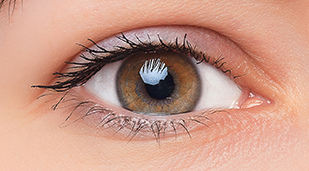
#> input picture lab4/hog/eye.png, 309 x 171 px
$ jupyter execute --allow-errors homework_4.ipynb
#> lines starting #> are read from the running program, lines starting #| are printed output that depends on the picture; after the words box and inside, x2 and y2 are one past the last pixel; in counts of white or black regions, pixels touching at a corner belong together
# Homework 4

# Задача №1 - Хвост кита

Не так давно на kaggle было соревнование по классификации горбатых китов по снимках их хвостов. Одним из приемов для улучшения работы нейронной сети было выделение маски хвоста. Затем по этой маске вырезался хвост на исходном изображении, нормировался, отображался на черный фон и подавался нейронной сети на вход.

Ваша задача - написать программу, которая совершит предобработку картинки, описанную выше. Т.е. найти маску хвоста, по маске вырезать из исходного изображения хвост, нормировать изображение хвоста так, чтобы оно всегда имело один заданный размер и равномерно занимало место, то есть, если хвост был повернут, его нужно выпрямить.

Изображения хвостов находятся в папке whale_tail/images к этому занятию. Разметка картинок (маски хвостов) лежат в папке whale_tail/ground_truth. После выделения хвоста посчитайте IoU для каждой картинки (ипсользуя маски из whale_tail/ground_truth)

<table><tr>
    <td>
    <td>  </td>

</tr></table>

# IoU
 Intercetion over union - число от 0 до 1, показывающее, насколько у двух объектов (эталонного (ground true) и текущего) совпадает внутренний “объем”.

<table><tr>
    <td>

</tr></table>

[cell 1]
import numpy as np
import matplotlib.pyplot as plt

# [22 lines left out: function plot_one_image, not called in this run]

[cell 2]
import cv2

# [54 lines left out: function extract_and_normalize_tail, not called in this run]

[cell 3]
# [63 lines left out: functions calculate_iou, process_photos, not called in this run]

[cell 4]
from os import listdir
from os.path import isfile, join

dataset_path = 'whale_tail/images'
mask_path = 'whale_tail/ground_truth'

images_path = [join(dataset_path,f) for f in listdir(dataset_path) if isfile(join(dataset_path, f))]
#> (the rest of this cell did not finish here and is left out)

# Задача №2 - Найти шаблон на изображении с помощью HOG и кросс-корреляции

Ваша задача - написать программу, которая сможет найти шаблон одного глаза на нескольких изображениях, в том числе затемненных. Использовать нужно HOG представление изображений, поиск шаблона сделать с помощью кросс-корреляции

Изображение глаз человека и шаблон, который нужно на нем найти, находятся в папке hog

<table><tr>
    <td>
</tr></table>

<table><tr>
    <td>  </td>
      <td>  </td>
      <td>  </td>

</tr></table>

[cell 5]
from skimage.feature import hog

def prepare_image(img):
    """
    Подготавливает изображение: преобразует в оттенки серого (если необходимо) и применяет гистограммную эквализацию и размытие.

    Параметры:
        img (numpy.ndarray): Входное изображение.

    Возвращает:
        numpy.ndarray: Обработанное изображение.
    """
    # Преобразование в оттенки серого, если изображение цветное
    if len(img.shape) == 3:
        gray_img = cv2.cvtColor(img, cv2.COLOR_BGR2GRAY)
    else:
        gray_img = img

    # Применение гистограммной эквализации
    equalized_img = cv2.equalizeHist(gray_img)

    # Применение размытия по Гауссу
    blurred_img = cv2.GaussianBlur(equalized_img, (5, 5), 0)

    return blurred_img

[cell 6]
def calculate_hog_features(img, cell_size=(8, 8), block_size=(2, 2), num_bins=9):
    """
    Вычисляет HOG-признаки для изображения.

    Параметры:
        img (numpy.ndarray): Входное изображение.
        cell_size (tuple): Размер ячейки в пикселях.
        block_size (tuple): Размер блока в ячейках.
        num_bins (int): Количество ориентационных бинов.

    Возвращает:
        tuple: HOG-признаки и визуализация HOG.
    """
    # Вычисление HOG-признаков
    features, _ = hog(
        img, orientations=num_bins, pixels_per_cell=cell_size,
        cells_per_block=block_size, visualize=True
    )

    return features

[cell 7]
def locate_eye(img, eye_template, template_hog_features, template_size):
    """
    Находит глаз на изображении с использованием корреляции и HOG-признаков.

    Параметры:
        img (numpy.ndarray): Входное изображение.
        eye_template (numpy.ndarray): Шаблон глаза.
        template_hog_features (numpy.ndarray): HOG-признаки шаблона.
        template_size (tuple): Размер шаблона.

    Возвращает:
        tuple: Координаты глаза, значение корреляции и оценка HOG.
    """
    # Предварительная обработка изображения
    processed_img = prepare_image(img)

    # Поиск шаблона с использованием корреляции
    correlation_result = cv2.matchTemplate(processed_img, eye_template, cv2.TM_CCOEFF_NORMED)
    _, max_corr, _, max_pos = cv2.minMaxLoc(correlation_result)

    # Вырезание области вокруг найденной позиции
    x, y = max_pos
    window = processed_img[y:y + template_size[0], x:x + template_size[1]]

    # Проверка размера окна и вычисление HOG-оценки
    if window.shape == template_size:
        window_hog = calculate_hog_features(window)
        hog_score = np.sum(window_hog - template_hog_features)
    else:
        hog_score = -1

    return max_pos, max_corr, hog_score

[cell 8]
# Список путей к изображениям
image_paths = ["hog/eyes_dark.jpg", "hog/eyes.jpg", "hog/woman.jpg"]

# Загрузка шаблона глаза
template_path = "hog/eye.png"
template = cv2.imread(template_path, cv2.IMREAD_GRAYSCALE)
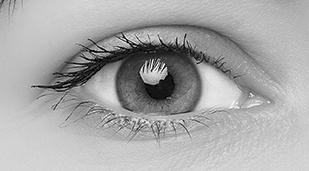
#> template: shape (171, 309); min 0, max 255, mean 168
template_size = template.shape
#> template_size = (171, 309)

# Вычисление HOG-признаков для шаблона
template_hog = calculate_hog_features(template)

# Обработка каждого изображения
for path in image_paths:
    img = cv2.imread(path)
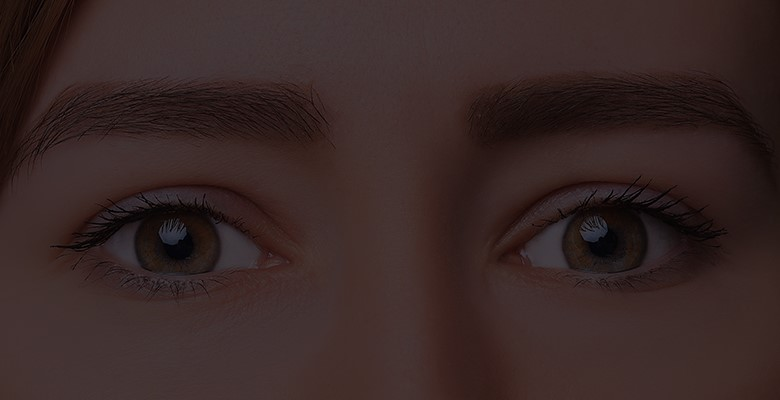
#> input picture lab4/hog/eyes_dark.jpg, 780 x 400 px
#> img is the input picture: shape (400, 780, 3); mean B, G, R 37.7, 39, 56

    # Поиск глаза на изображении
    eye_position, correlation_score, hog_score = locate_eye(img, template, template_hog, template_size)
#> in prepare_image, `equalized_img = cv2.equalizeHist(gray_img)`:
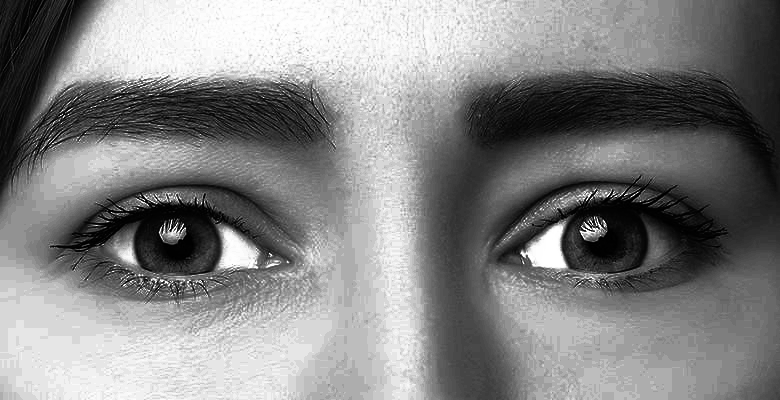
#> equalized_img: shape (400, 780); min 0, max 255, mean 131.5
#> in locate_eye, `correlation_result = cv2.matchTemplate(processed_img, eye_template, cv..`:
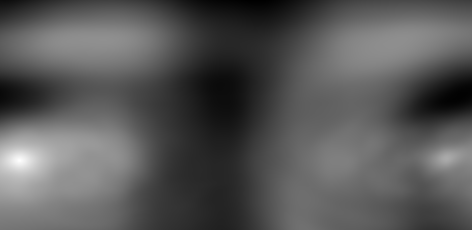
#> correlation_result: shape (230, 472) float32; min -0.35, max 0.891, mean 0.0768; drawn with min black and max white
#> in locate_eye, `_, max_corr, _, max_pos = cv2.minMaxLoc(correlation_result)`: max_corr = 0.891; max_pos = (19, 160)
#> in locate_eye, `x, y = max_pos`: x = 19; y = 160
#> in locate_eye, `window = processed_img[y:y + template_size[0], x:x + template_size[1]]`:
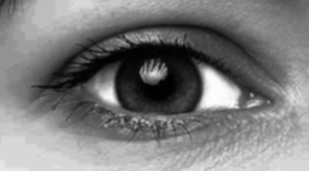
#> window: shape (171, 309); min 1, max 254, mean 124.1
#> in locate_eye, `hog_score = np.sum(window_hog - template_hog_features)`: hog_score = -494.4
#> eye_position = (19, 160); correlation_score = 0.891; hog_score = -494.4

    # Рисование прямоугольника вокруг найденного глаза
    if eye_position:
        x, y = eye_position
#> x = 19; y = 160
        h, w = template_size
#> h = 171; w = 309
        cv2.rectangle(img, (x, y), (x + w, y + h), (0, 0, 255), 2)
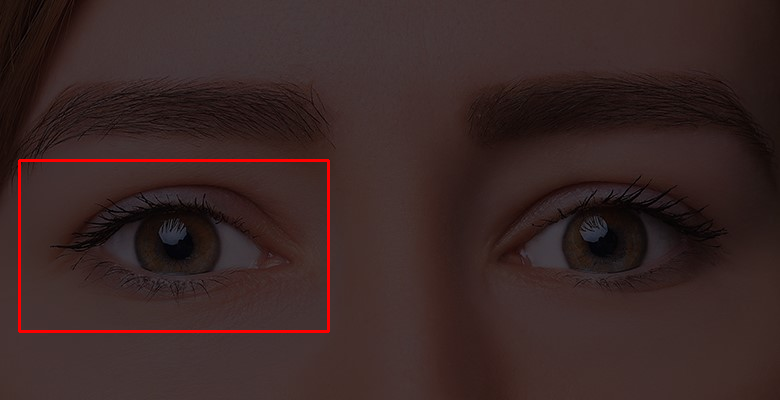
#> img: shape (400, 780, 3); 0.92% of pixels changed, all inside (x1, y1, x2, y2) = (18, 159, 330, 333)

    fig = plt.figure(figsize=(6, 6))
    # Отображение результата
    plt.imshow(cv2.cvtColor(img, cv2.COLOR_BGR2RGB))
    plt.axis('off')
    fig.text(1, 0.02, f"Score: {correlation_score:.4f}", fontsize=12, ha='center', color='blue')
    plt.show()
#> pass 2 of the loop `for path in image_paths:`:
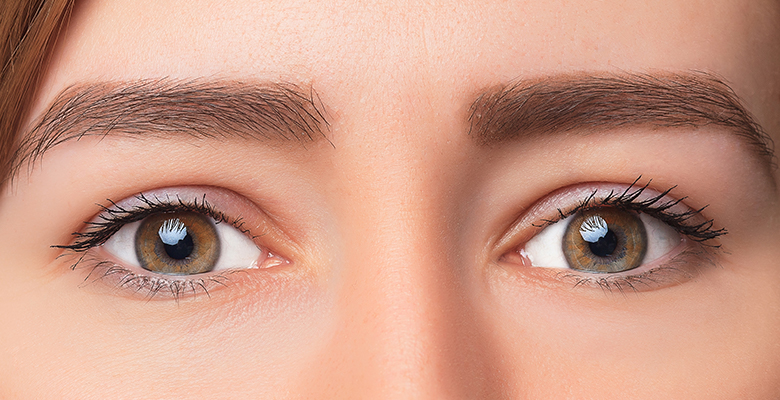
#> input picture lab4/hog/eyes.jpg, 780 x 400 px
#> img is the input picture: shape (400, 780, 3); mean B, G, R 135.3, 154.4, 203.7
#> max_corr = 0.892
#> in locate_eye (call 2), `window = processed_img[y:y + template_size[0], x:x + template_size[1]]`:
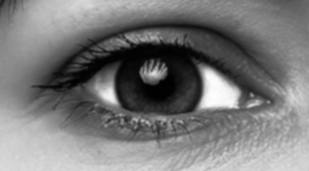
#> window: shape (171, 309); min 1, max 253, mean 120.8
#> in locate_eye (call 2), `hog_score = np.sum(window_hog - template_hog_features)`: hog_score = -424.2
#> `eye_position, correlation_score, hog_score = locate_eye(img, template,..`: correlation_score = 0.892; hog_score = -424.2
#> `cv2.rectangle(img, (x, y), (x + w, y + h), (0, 0, 255), 2)`:
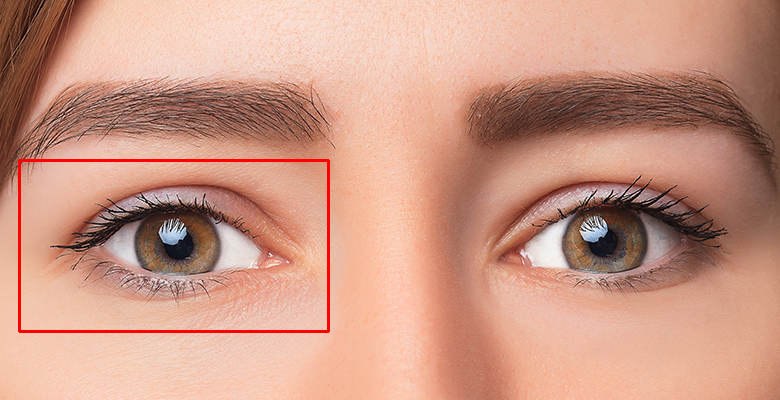
#> img: shape (400, 780, 3); 0.92% of pixels changed, all inside (x1, y1, x2, y2) = (18, 159, 330, 333)
#> pass 3 of the loop `for path in image_paths:`:
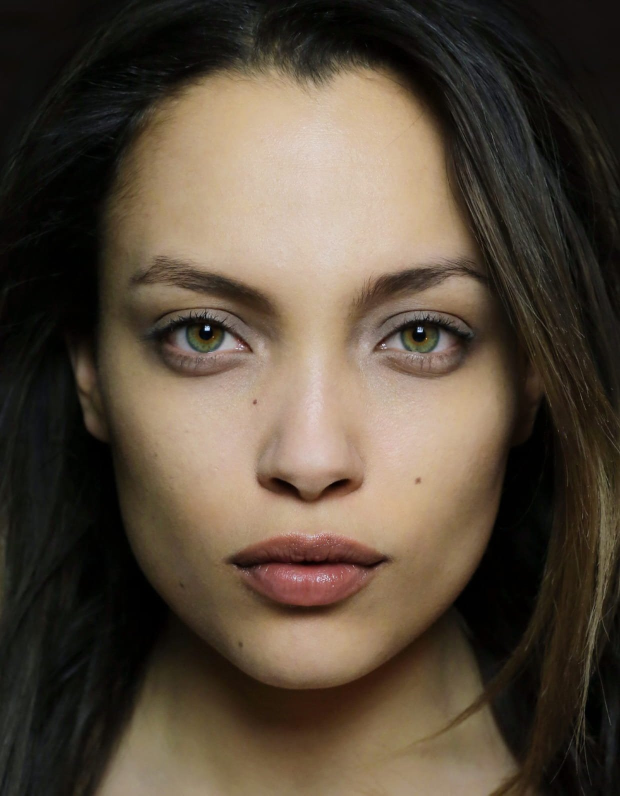
#> input picture lab4/hog/woman.jpg, 1240 x 1591 px (shown at 1/2 size)
#> img is the input picture: shape (1591, 1240, 3); mean B, G, R 59.6, 74.1, 87.1
#> gray_img: shape (1591, 1240)
#> equalized_img: shape (1591, 1240)
#> blurred_img: shape (1591, 1240)
#> correlation_result: shape (1421, 932) float32
#> max_corr = 0.569; max_pos = (240, 593)
#> in locate_eye (call 3), `x, y = max_pos`: x = 240; y = 593
#> in locate_eye (call 3), `window = processed_img[y:y + template_size[0], x:x + template_size[1]]`:
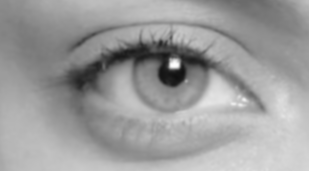
#> window: shape (171, 309); min 16, max 254, mean 156.1
#> in locate_eye (call 3), `hog_score = np.sum(window_hog - template_hog_features)`: hog_score = -706.3
#> `eye_position, correlation_score, hog_score = locate_eye(img, template,..`: eye_position = (240, 593); correlation_score = 0.569; hog_score = -706.3
#> `x, y = eye_position`: x = 240; y = 593
#> `cv2.rectangle(img, (x, y), (x + w, y + h), (0, 0, 255), 2)`:
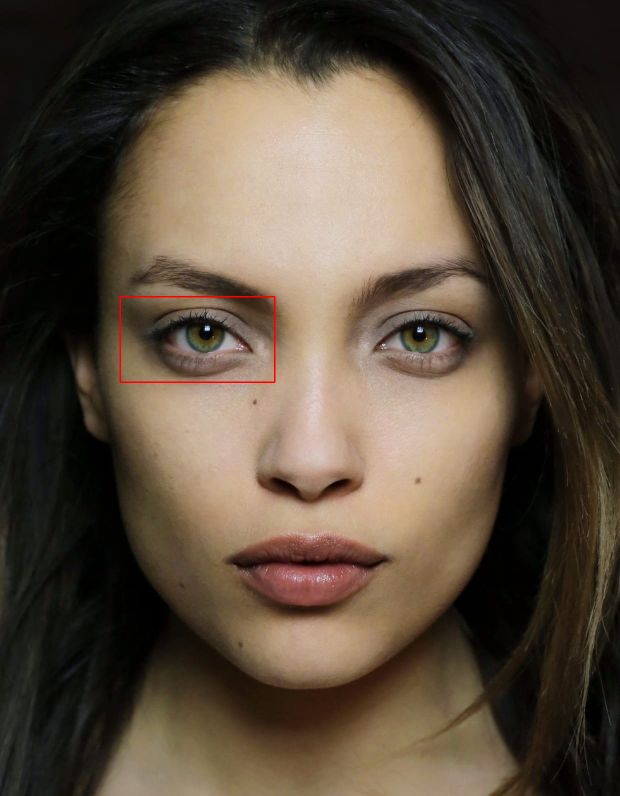
#> img: shape (1591, 1240, 3) (shown at 1/2 size); 0.15% of pixels changed, all inside (x1, y1, x2, y2) = (239, 592, 551, 766)
